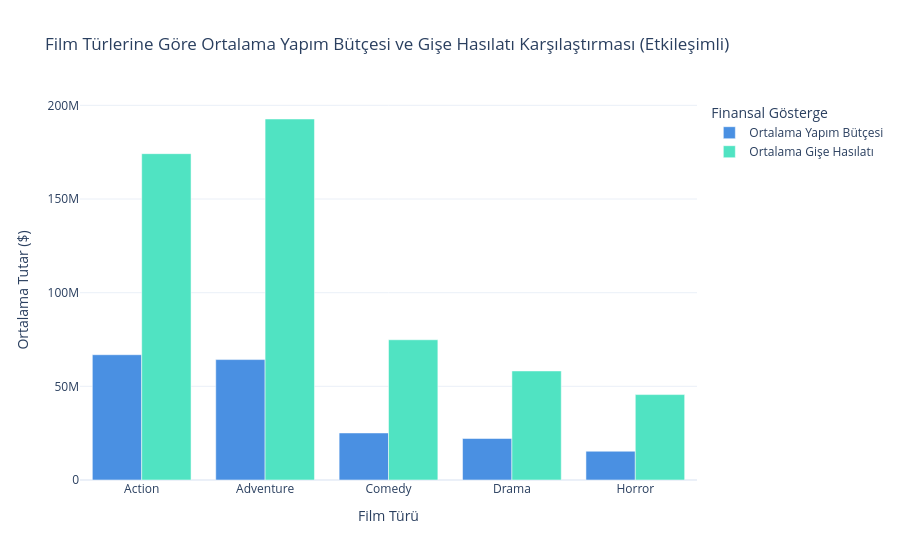

Here is the notebook cell this chart was saved with:
### Markdown cell above
**Grafik 5 Yorumu (Heatmap - Korelasyon Analizi):** Sayısal değişkenler arasındaki Pearson korelasyon katsayılarını gösteren ısı haritasında, yapım bütçesi ile küresel gişe hasılatı arasında pozitif ve istatistiksel olarak anlamlı bir korelasyon (yaklaşık 0.65 - 0.75 bandında) saptanmıştır. Bu durum, bütçenin gişe başarısını tahmin etmede önemli bir açıklayıcı değişken olduğunu doğrulamaktadır.

### Code cell
import plotly.express as px


df_tur_finans = df_orneklem.groupby('genre')[['production_budget', 'worldwide_gross']].mean().reset_index()


fig1 = px.bar(df_tur_finans, 
              x='genre', 
              y=['production_budget', 'worldwide_gross'],
              barmode='group',
              title='Film Türlerine Göre Ortalama Yapım Bütçesi ve Gişe Hasılatı Karşılaştırması (Etkileşimli)',
              labels={'value': 'Ortalama Tutar ($)', 'genre': 'Film Türü', 'variable': 'Finansal Gösterge'},
              template='plotly_white',
              color_discrete_sequence=['#4A90E2', '#50E3C2']) 


fig1.for_each_trace(lambda t: t.update(name = 'Ortalama Yapım Bütçesi' if t.name == 'production_budget' else 'Ortalama Gişe Hasılatı'))

fig1.show()

### Figure 1 — Plotly figure (JSON) as saved in the notebook; plotly's stock layout.template omitted (floating-point values rounded to 4 significant figures)
{"data": [{"alignmentgroup": "True", "hovertemplate": "Finansal Gösterge=production_budget<br>Film Türü=%{x}<br>Ortalama Tutar ($)=%{y}<extra></extra>", "legendgroup": "production_budget", "marker": {"color": "#4A90E2", "pattern": {"shape": ""}}, "name": "Ortalama Yapım Bütçesi", "offsetgroup": "production_budget", "orientation": "v", "showlegend": true, "textposition": "auto", "type": "bar", "x": ["Action", "Adventure", "Comedy", "Drama", "Horror"], "xaxis": "x", "y": [66880000.0, 64290000.0, 25110000.0, 22160000.0, 15360000.0], "yaxis": "y"}, {"alignmentgroup": "True", "hovertemplate": "Finansal Gösterge=worldwide_gross<br>Film Türü=%{x}<br>Ortalama Tutar ($)=%{y}<extra></extra>", "legendgroup": "worldwide_gross", "marker": {"color": "#50E3C2", "pattern": {"shape": ""}}, "name": "Ortalama Gişe Hasılatı", "offsetgroup": "worldwide_gross", "orientation": "v", "showlegend": true, "textposition": "auto", "type": "bar", "x": ["Action", "Adventure", "Comedy", "Drama", "Horror"], "xaxis": "x", "y": [174200000.0, 192700000.0, 74870000.0, 58230000.0, 45600000.0], "yaxis": "y"}], "layout": {"barmode": "group", "legend": {"title": {"text": "Finansal Gösterge"}, "tracegroupgap": 0}, "title": {"text": "Film Türlerine Göre Ortalama Yapım Bütçesi ve Gişe Hasılatı Karşılaştırması (Etkileşimli)"}, "xaxis": {"anchor": "y", "domain": [0, 1], "title": {"text": "Film Türü"}}, "yaxis": {"anchor": "x", "domain": [0, 1], "title": {"text": "Ortalama Tutar ($)"}}}}
